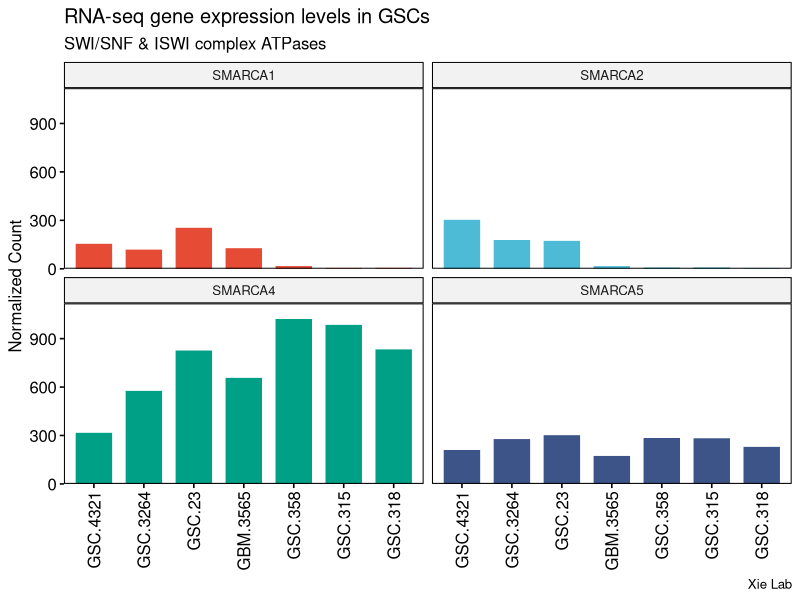

The R source for this figure:
## This script will use the RNA-seq normalized counts table generated
## by the Xie Lab to visualize expression levels of SWI/SNF complex genes 

# Load libraries
suppressPackageStartupMessages({
  library(tidyverse)
})

# Create list of chromatin remodeler complex genes
crc_genes <- c("SMARCC1", "SMARCC2", "SMARCD1", # core subunits of mammalian SWI/SNF complex families
          "SMARCA4", "SMARCA2", # ATPases of mammalian SWI/SNF complexes
          "SMARCA5", "SMARCA1", # ATPases of ISWI complexes
          # non-catalytic subunits of IWSI complexes, associatitng with SMARCA5
          "BAZ1A", "BAZ1B", "BAZ2A", "BAZ2B", "RSF1", "BPTF", "CECR2", "POLE3", "CHRAC1",
          "CHD4") # core component of NuRD complex

# Read data from .xlsx
normCounts_crc <- readxl::read_xlsx("data/GSC_RNAseq_normalized_count_table.xlsx") %>%
  filter(Gene %in% crc_genes) %>%
  tidyr::pivot_longer(cols = where(is.numeric), names_to = "Sample", values_to = "Normalized_Counts") %>%
  filter(stringr::str_detect(Gene, "SMARCA"))

# Plot normalized counts
ggpubr::ggbarplot(
  data = normCounts_crc,
  x = "Sample",
  y = "Normalized_Counts",
  facet.by = "Gene",
  fill = "Gene",
  color = "Gene",
  palette = "npg",
  xlab = "Cell Line",
  ylab = "Normalized Count",
  title = "RNA-seq gene expression levels in GSCs",
  subtitle = "SWI/SNF & ISWI complex ATPases",
  caption = "Xie Lab",
  position = position_dodge(width = 0.8)
) +
  scale_y_continuous(expand = expansion(mult = c(0, 0.1))) +
  ggpubr::rotate_x_text(angle = 90) +
  ggpubr::rremove("legend") +
  ggpubr::rremove("xlab")
